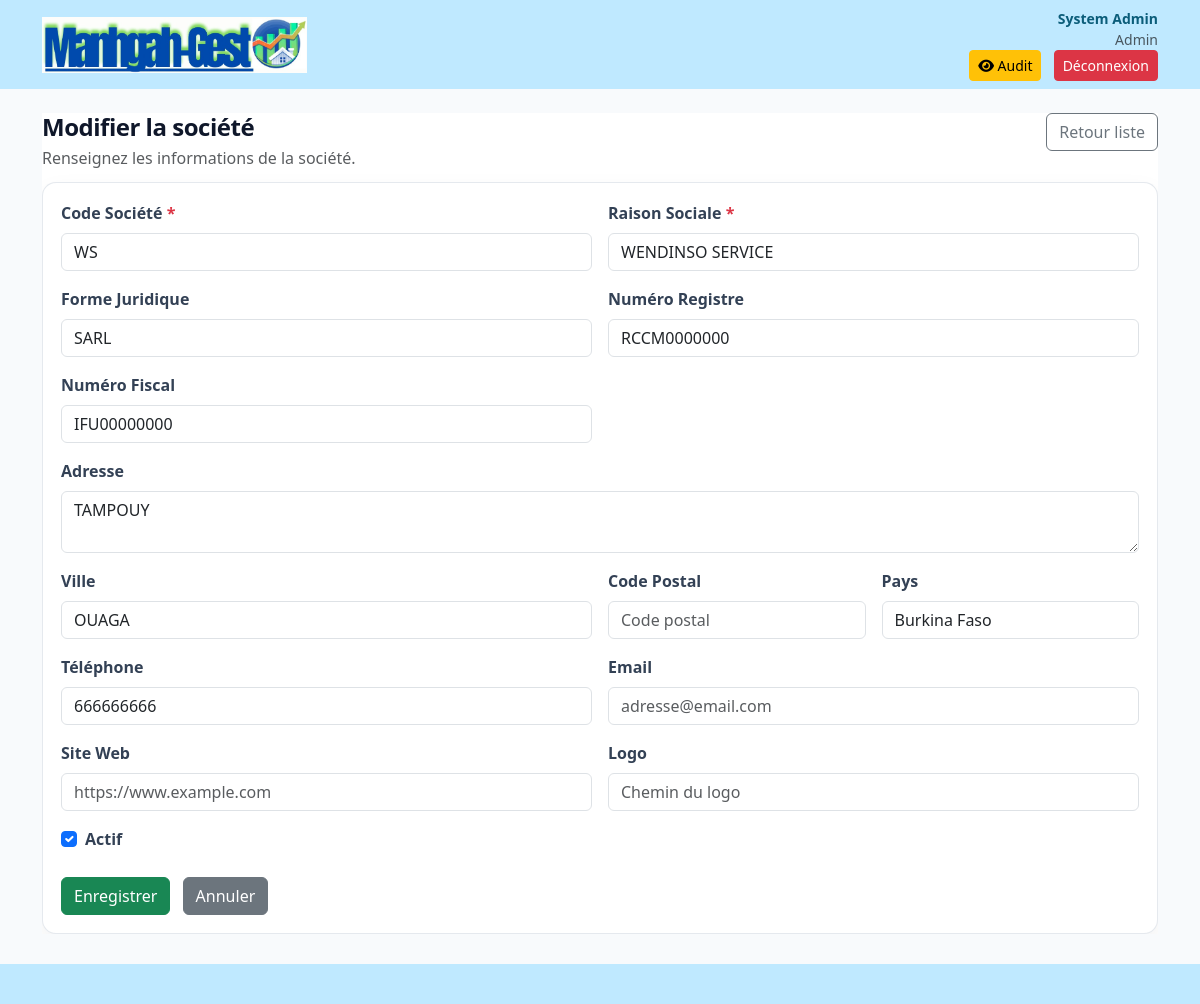
The page /societes/1/modifier/ (signed in) on the database its author committed.
### core/models.py (models this page shows, shortened)
class UtilisateurProfile(models.Model):
    user = models.OneToOneField('auth.User', on_delete=models.CASCADE, verbose_name='Compte auth')
    societe = models.ForeignKey(Societe, on_delete=models.PROTECT, verbose_name='Société')
    agence = models.ForeignKey(Agence, on_delete=models.SET_NULL, blank=True, null=True, verbose_name='Agence')
    role = models.ForeignKey(Role, on_delete=models.PROTECT, verbose_name='Rôle')
    nom = models.CharField(max_length=100, verbose_name='Nom')
    prenom = models.CharField(max_length=100, verbose_name='Prénom')
    email = models.EmailField(max_length=100, unique=True, verbose_name='Email')
    telephone = models.CharField(max_length=20, blank=True, null=True, verbose_name='Téléphone')
    photo = models.CharField(max_length=255, blank=True, null=True, verbose_name='Photo')
    actif = models.BooleanField(default=True, verbose_name='Actif')
    derniere_connexion = models.DateTimeField(blank=True, null=True, verbose_name='Dernière Connexion')
    date_creation = models.DateTimeField(auto_now_add=True, verbose_name='Date Création')
    date_modification = models.DateTimeField(auto_now=True, verbose_name='Date Modification')
    class Meta:
        verbose_name = 'Utilisateur'
        verbose_name_plural = 'Utilisateurs'
        ordering = ['nom', 'prenom']
        indexes = [
            models.Index(fields=['societe', 'agence', 'actif']),
        ]

class Role(models.Model):
    DIRECTION_CHOICES = [
        ('Direction Commerciale', 'Direction Commerciale'),
        ('Direction des Achats', 'Direction des Achats'),
        ('Direction des Ressources Humaines', 'Direction des Ressources Humaines'),
        ('Direction de la Production', 'Direction de la Production'),
        ('Direction Logistique & Stock', 'Direction Logistique & Stock'),
        ('Direction Informatique', 'Direction Informatique'),
        ('Direction Juridique', 'Direction Juridique'),
        ('Direction des Projets', 'Direction des Projets'),
    ]
    nom = models.CharField(max_length=50, unique=True, verbose_name='Nom du rôle')
    direction = models.CharField(max_length=50, choices=DIRECTION_CHOICES, blank=True, null=True, verbose_name='Direction')
    description = models.TextField(blank=True, null=True, verbose_name='Description')
    niveau_acces = models.IntegerField(default=1, verbose_name='Niveau d’accès')
    actif = models.BooleanField(default=True, verbose_name='Actif')
    created_at = models.DateTimeField(auto_now_add=True, verbose_name='Créé le')
    class Meta:
        verbose_name = 'Rôle'
        verbose_name_plural = 'Rôles'
        ordering = ['direction', 'niveau_acces', 'nom']
    def __str__(self):
        return self.nom

class Societe(models.Model):
    code_societe = models.CharField(max_length=20, unique=True, verbose_name='Code Société', db_index=True)
    raison_sociale = models.CharField(max_length=200, verbose_name='Raison Sociale')
    forme_juridique = models.CharField(max_length=50, blank=True, null=True, verbose_name='Forme Juridique')
    numero_registre = models.CharField(max_length=50, blank=True, null=True, verbose_name='Numéro Registre')
    numero_fiscal = models.CharField(max_length=50, blank=True, null=True, verbose_name='Numéro Fiscal')
    adresse = models.TextField(blank=True, null=True, verbose_name='Adresse')
    ville = models.CharField(max_length=100, blank=True, null=True, verbose_name='Ville')
    code_postal = models.CharField(max_length=20, blank=True, null=True, verbose_name='Code Postal')
    pays = models.CharField(max_length=100, default='Burkina Faso', verbose_name='Pays')
    telephone = models.CharField(max_length=20, blank=True, null=True, verbose_name='Téléphone')
    email = models.EmailField(blank=True, null=True, verbose_name='Email')
    site_web = models.CharField(max_length=200, blank=True, null=True, verbose_name='Site Web')
    logo = models.CharField(max_length=255, blank=True, null=True, verbose_name='Logo')
    actif = models.BooleanField(default=True, verbose_name='Actif', db_index=True)
    date_creation = models.DateTimeField(auto_now_add=True, verbose_name='Date Création')
    date_modification = models.DateTimeField(auto_now=True, verbose_name='Date Modification')
    class Meta:
        verbose_name = 'Société'
        verbose_name_plural = 'Sociétés'
        ordering = ['raison_sociale']
        indexes = [
            models.Index(fields=['code_societe']),
            models.Index(fields=['actif']),
        ]

### core/views.py (the view)
# urls.py: path('societes/<int:pk>/modifier/', views.societe_update, name='societe_update'),
@login_required
def societe_update(request, pk):
    societe = get_object_or_404(Societe, pk=pk)
    form = SocieteForm(request.POST or None, instance=societe)
    if request.method == 'POST' and form.is_valid():
        form.save()
        messages.success(request, 'Société modifiée avec succès.')
        return _redirect_with_standalone(request, 'societe_list')
    return render(request, 'core/societe_form.html', {'form': form, 'title': 'Modifier la société'})

### templates/core/societe_form.html (shortened to what this page needs)
{% extends 'core/base.html' %}
{% block content %}
  <div class="standalone-page">
    <div class="standalone-surface">
      <div class="standalone-head">
        <div>
          <h2 class="h4 mb-1">{{ title }}</h2>
          <p class="text-muted mb-0">Renseignez les informations de la société.</p>
        </div>
        <div class="standalone-tools">
          <a href="{% url 'societe_list' %}{% if request.GET.standalone == '1' %}?standalone=1{% endif %}" class="btn btn-outline-secondary">Retour liste</a>
        </div>
      </div>
      <div class="form-shell">
        <form method="post" action="{{ request.get_full_path }}">
          <div class="row g-3">
            <div class="col-md-6">
              <label class="form-label fw-semibold">Code Société <span class="text-danger">*</span></label>
              {{ form.code_societe }}
            </div>
            <div class="col-md-6">
              <label class="form-label fw-semibold">Raison Sociale <span class="text-danger">*</span></label>
              {{ form.raison_sociale }}
            </div>
            <div class="col-md-6">
              <label class="form-label fw-semibold">Forme Juridique</label>
              {{ form.forme_juridique }}
            </div>
            <div class="col-md-6">
              <label class="form-label fw-semibold">Numéro Registre</label>
              {{ form.numero_registre }}
            </div>
            <div class="col-md-6">
              <label class="form-label fw-semibold">Numéro Fiscal</label>
              {{ form.numero_fiscal }}
            </div>
            <div class="col-12">
              <label class="form-label fw-semibold">Adresse</label>
              {{ form.adresse }}
            </div>
            <div class="col-md-6">
              <label class="form-label fw-semibold">Ville</label>
              {{ form.ville }}
            </div>
            <div class="col-md-3">
              <label class="form-label fw-semibold">Code Postal</label>
              {{ form.code_postal }}
            </div>
            <div class="col-md-3">
              <label class="form-label fw-semibold">Pays</label>
              {{ form.pays }}
            </div>
            <div class="col-md-6">
              <label class="form-label fw-semibold">Téléphone</label>
              {{ form.telephone }}
            </div>
            <div class="col-md-6">
              <label class="form-label fw-semibold">Email</label>
              {{ form.email }}
            </div>
            <div class="col-md-6">
              <label class="form-label fw-semibold">Site Web</label>
              {{ form.site_web }}
            </div>
            <div class="col-md-6">
              <label class="form-label fw-semibold">Logo</label>
              {{ form.logo }}
            </div>
            <div class="col-12">
              <div class="form-check">
                {{ form.actif }}
                <label class="form-check-label">Actif</label>
              </div>
            </div>
          </div>
          <div class="mt-4">
            <button type="submit" class="btn btn-success">Enregistrer</button>
            <a href="{% url 'societe_list' %}{% if request.GET.standalone == '1' %}?standalone=1{% endif %}" class="btn btn-secondary ms-2">Annuler</a>
          </div>
        </form>
      </div>
    </div>
  </div>
{% endblock %}

### templates/core/base.html (shortened to what this page needs)
{% load static %}
<!doctype html>
<html lang="fr">
  <head>
    <link href="https://cdn.jsdelivr.net/npm/bootstrap@5.3.2/dist/css/bootstrap.min.css" rel="stylesheet">
    <link href="https://cdnjs.cloudflare.com/ajax/libs/font-awesome/6.4.0/css/all.min.css" rel="stylesheet">
    <link rel="stylesheet" href="{% static 'css/style.css' %}">
  </head>
  <body {% if request.GET.standalone == '1' %}class="standalone-layout"{% endif %}>
    <div class="topbar bg-lightblue py-2">
      <div class="container d-flex align-items-center justify-content-between">
        <div class="d-flex align-items-center">
          <div class="logo me-3">
            <img src="{% static 'img/logo.png' %}" alt="Manhgah-Gest"
                 style="height:56px; width:auto; display:block;"
                 onerror="this.style.display='none'; this.nextElementSibling.style.display='inline'">
          </div>
        </div>
        <div class="text-end">
          {% if user.is_authenticated %}
            {% if user.utilisateurprofile.prenom %}
              <span class="small fw-bold d-block" style="color:#0b5d7a;">{{ user.utilisateurprofile.prenom }} {{ user.utilisateurprofile.nom }}</span>
              <span class="small text-muted d-block">{{ user.utilisateurprofile.role }}</span>
            {% else %}
              <span class="small fw-bold d-block" style="color:#0b5d7a;">{{ user.username }}</span>
            {% endif %}
            {% if user.is_superuser %}
              <a href="{% url 'activity_log' %}" class="btn btn-sm btn-warning me-2">
                <i class="fa-solid fa-eye"></i> Audit
              </a>
            {% endif %}
            <a href="{% url 'logout' %}" class="btn btn-sm btn-danger">Déconnexion</a>
          {% else %}
            <a href="{% url 'login' %}" class="btn btn-sm btn-primary">Connexion</a>
          {% endif %}
        </div>
      </div>
    </div>
    <main class="{% if request.GET.standalone == '1' %}container-fluid px-3 px-md-4 py-4{% else %}container my-4{% endif %}">
      {% block content %}{% endblock %}
    </main>
    {% if request.GET.standalone != '1' %}
    <footer class="footerbar bg-lightblue">
      <div class="container">&nbsp;</div>
    </footer>
    {% endif %}
  </body>
</html>

### static/css/style.css (style rules this page uses)
:root { --purple:#7c3aed }
:root { --purple:#7c3aed; --lightblue:#bfe9ff; --teal:#0ea5a4; --green:#16a34a; --red:#ef4444; --yellow:#f59e0b; --blue:#06b6d4 }
body { background:#f8fafc }
.topbar { background:var(--lightblue); }
.logo { font-weight:700;color:#0b5d7a }
.footerbar { height:40px;background:var(--lightblue);margin-top:30px }
.standalone-page { max-width:100% !important; margin:0 !important; padding:0 !important; width:100% !important; height:100% !important; border-radius:0 !important; }
.standalone-surface { background:#ffffff !important; border:none !important; border-radius:0 !important; padding:0 !important; box-shadow:none !important; width:100% !important; max-height:100%; display:flex; flex-direction:column; overflow-y:auto; margin:0 !important; }
.standalone-head { display:flex; justify-content:space-between; align-items:flex-start; gap:12px; margin-bottom:12px; flex-shrink:0; }
.standalone-head h2 { margin-bottom:4px; font-weight:800; letter-spacing:-0.02em; color:#0f172a; }
.standalone-head p { margin:0; color:#475569; }
.standalone-tools { display:flex; gap:8px; flex-wrap:wrap; }
.form-shell { background:#fff; border:1px solid rgba(148, 163, 184, 0.24); border-radius:14px; padding:18px; box-shadow:0 10px 24px rgba(15,23,42,0.06); }
.form-shell .form-label, .form-shell label { font-weight:600; color:#334155; }

### rows shown on the page
Societe: code_societe "WS", raison_sociale "WENDINSO SERVICE", forme_juridique "SARL", numero_registre "RCCM0000000", numero_fiscal "IFU00000000", adresse "TAMPOUY", ville "OUAGA", pays "Burkina Faso", telephone "666666666", actif "☑"

### other values the page prints
{{ user.utilisateurprofile.prenom }} "System"
{{ user.utilisateurprofile.nom }} "Admin"
{{ user.utilisateurprofile.role }} "Admin"
{{ title }} "Modifier la société"
